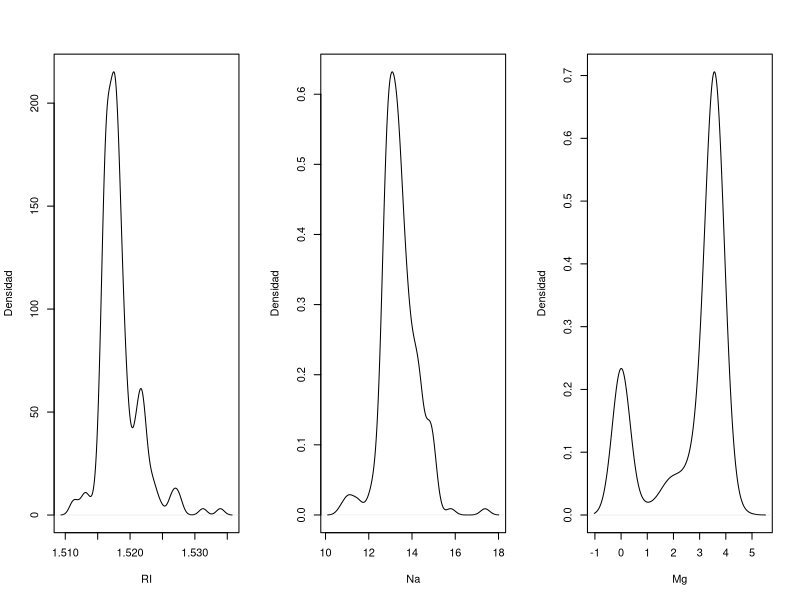
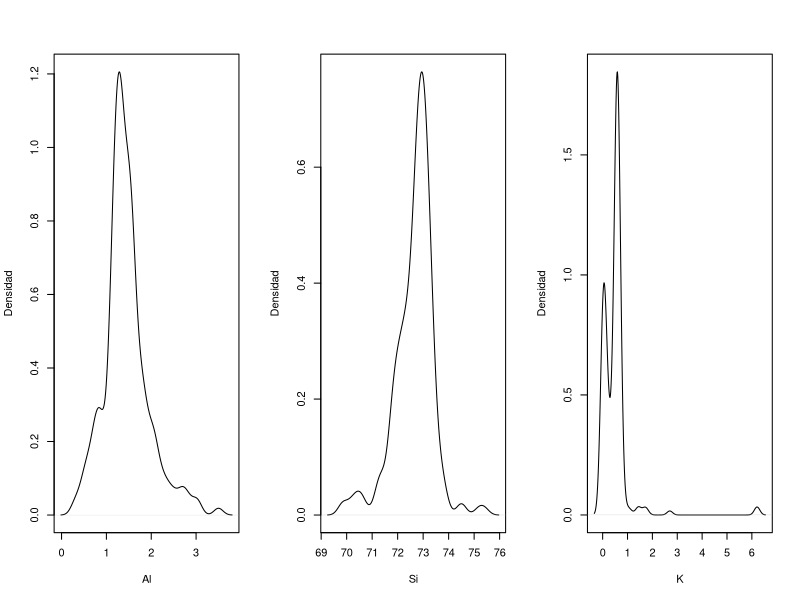
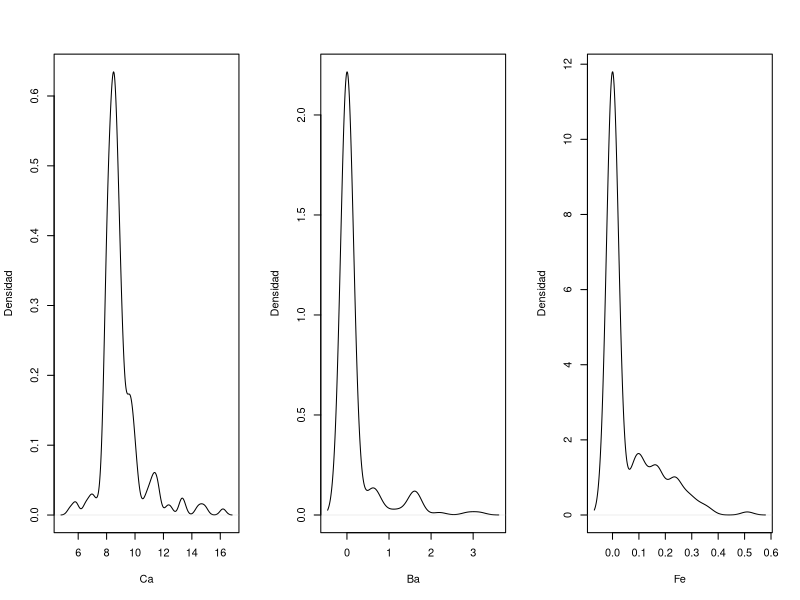
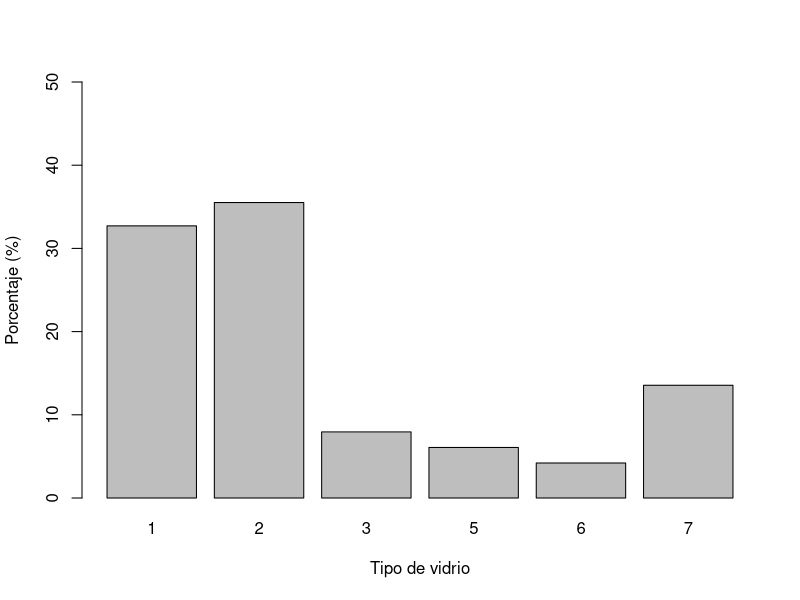
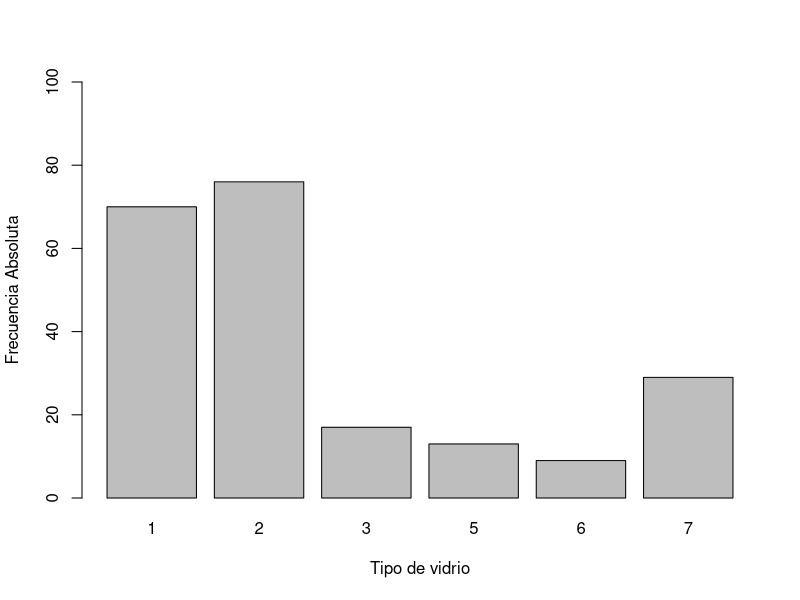
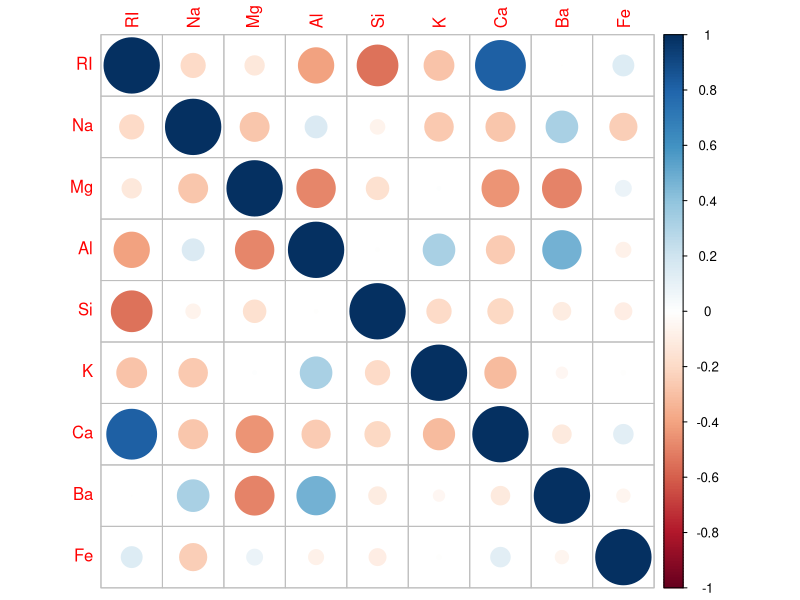
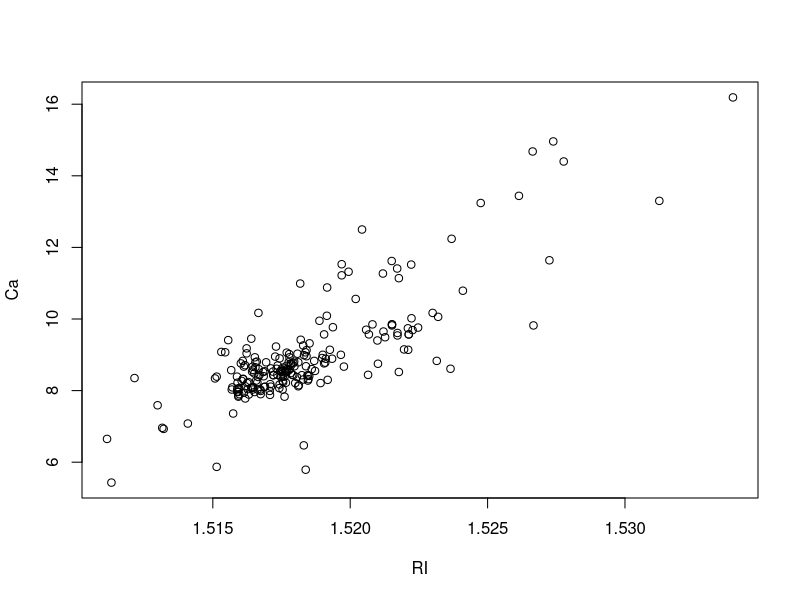
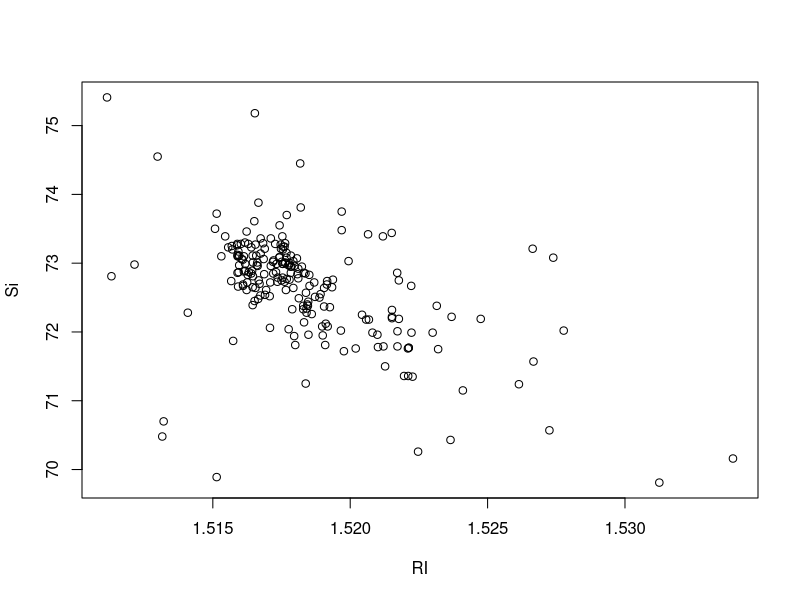

Generate these figures, in order, with R:
library(mlbench)
data(Glass)

# summarize the dataset
summary(Glass)

# calculate standard deviation for all attributes
sapply(Glass[,1:9], sd)

## Density Plots
# create a layout of simpler density plots by attribute
par(mfrow = c(1, 3)) # Para graficar 3 graficas.
for(i in 1:9) {
  plot(density(Glass[,i]), xlab = names(Glass)[i], ylab = "Densidad", main = "")
}

par(mfrow = c(1,1)) # Para ya no graficar 3 graficas en una figura.

# distribution of class variable
y <- Glass$Type
frecuencias <- cbind(freq=table(y), percentage=prop.table(table(y))*100)
barplot(frecuencias[,2], width = 1, xlab = "Tipo de vidrio", ylab = "Porcentaje (%)", ylim = c(0, 50))
barplot(frecuencias[,1], width = 1, xlab = "Tipo de vidrio", ylab = "Frecuencia Absoluta", ylim = c(0, 100))

# load package
library(corrplot)
# calculate correlations
correlations <- cor(Glass[,1:9])
# create correlation plot
corrplot(correlations)

# Scatter plot
plot(Glass[,1], Glass[,7], xlab = names(Glass)[1], ylab = names(Glass)[7])
plot(Glass[,1], Glass[,5], xlab = names(Glass)[1], ylab = names(Glass)[5])


